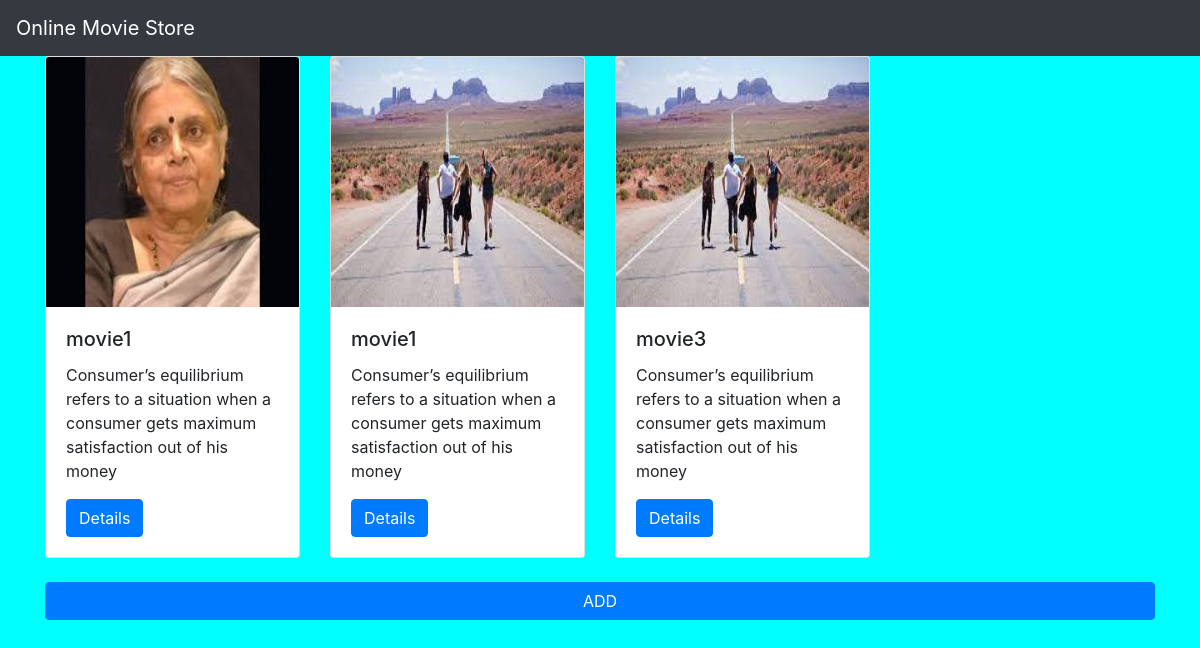
The page / on the database its author committed.
### movieapp/models.py (models this page shows)
class Movie(models.Model):
    name = models.CharField(max_length=250)
    desc = models.TextField()
    year = models.IntegerField()
    img = models.ImageField(upload_to='gallery')

### movieapp/views.py (the view)
# urls.py: path('', views.index, name='index'),
def index(request):
    movie = Movie.objects.all()
    context = {
        'movie_list': movie
    }
    return render(request, 'index.html', context)

### templates/index.html
{% extends 'base.html' %}
{% block body %}
<div class="container">
    <div class="row">
        {% for i in movie_list %}
        <div class="col-md-3">
            <div class="card">
  <img src="{{i.img.url}}" class="card-img-top"  alt="" height="250px;">
  <div class="card-body">
    <h5 class="card-title">{{i.name}}</h5>
    <p class="card-text">{{i.desc}}</p>
    <a href="{% url 'movieapp:detail' i.id %}" class="btn btn-primary">Details</a>
  </div>
</div>
        </div>
        {% endfor %}
    </div>
    <br>
    <a href="{% url 'movieapp:add_movie'  %}" class="btn btn-primary btn-block">ADD</a>
</div>
{% endblock %}

### templates/base.html (shortened to what this page needs)
<!DOCTYPE html>
<html lang="en">
<head>
</head>
<body>
{% load static %}
<!DOCTYPE html>
<html lang="en">
<head>
    <link rel="stylesheet" href="https://cdn.jsdelivr.net/npm/bootstrap@4.0.0/dist/css/bootstrap.min.css">
    <link rel="stylesheet" href="{% static 'style.css'%}">
</head>
<body>
<nav class="navbar navbar-dark bg-dark">
  <a class="navbar-brand" href="#">
    Online Movie Store
  </a>
</nav>
{% block body %}
{% endblock %}
</body>
</html>

### static/style.css (style rules this page uses)
body { background-color:aqua; }

### rows shown on the page
Movie: img (picture), name "movie1", desc "Consumer’s equilibrium refers to a situation when a consumer gets maximum satisfaction out of his money"
Movie: img (picture), name "movie1", desc "Consumer’s equilibrium refers to a situation when a consumer gets maximum satisfaction out of his money"
Movie: img (picture), name "movie3", desc "Consumer’s equilibrium refers to a situation when a consumer gets maximum satisfaction out of his money"
